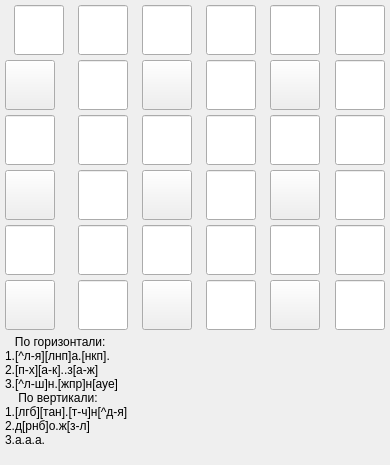
    <widget class="QWidget" name="level_1">
     <property name="sizePolicy">
      <sizepolicy hsizetype="Fixed" vsizetype="Fixed">
       <horstretch>0</horstretch>
       <verstretch>0</verstretch>
      </sizepolicy>
     </property>
     <attribute name="title">
      <string>1</string>
     </attribute>
     <layout class="QGridLayout" name="gridLayout">
      <property name="leftMargin">
       <number>5</number>
      </property>
      <property name="topMargin">
       <number>5</number>
      </property>
      <property name="rightMargin">
       <number>5</number>
      </property>
      <property name="bottomMargin">
       <number>5</number>
      </property>
      <property name="spacing">
       <number>5</number>
      </property>
      <item row="1" column="5">
       <widget class="QLineEdit" name="lineEdit_12_1">
        <property name="minimumSize">
         <size>
          <width>50</width>
          <height>50</height>
         </size>
        </property>
        <property name="maximumSize">
         <size>
          <width>50</width>
          <height>50</height>
         </size>
        </property>
        <property name="font">
         <font>
          <family>Arial Narrow</family>
          <pointsize>30</pointsize>
          <weight>75</weight>
          <bold>true</bold>
         </font>
        </property>
        <property name="layoutDirection">
         <enum>Qt::LeftToRight</enum>
        </property>
        <property name="text">
         <string/>
        </property>
        <property name="maxLength">
         <number>1</number>
        </property>
        <property name="alignment">
         <set>Qt::AlignCenter</set>
        </property>
       </widget>
      </item>
      <item row="2" column="0">
       <widget class="QLineEdit" name="lineEdit_13_1">
        <property name="minimumSize">
         <size>
          <width>50</width>
          <height>50</height>
         </size>
        </property>
        <property name="maximumSize">
         <size>
          <width>50</width>
          <height>50</height>
         </size>
        </property>
        <property name="font">
         <font>
          <family>Arial Narrow</family>
          <pointsize>30</pointsize>
          <weight>75</weight>
          <bold>true</bold>
         </font>
        </property>
        <property name="layoutDirection">
         <enum>Qt::LeftToRight</enum>
        </property>
        <property name="text">
         <string/>
        </property>
        <property name="maxLength">
         <number>1</number>
        </property>
        <property name="alignment">
         <set>Qt::AlignCenter</set>
        </property>
       </widget>
      </item>
      <item row="2" column="4">
       <widget class="QLineEdit" name="lineEdit_17_1">
        <property name="minimumSize">
         <size>
          <width>50</width>
          <height>50</height>
         </size>
        </property>
        <property name="maximumSize">
         <size>
          <width>50</width>
          <height>50</height>
         </size>
        </property>
        <property name="font">
         <font>
          <family>Arial Narrow</family>
          <pointsize>30</pointsize>
          <weight>75</weight>
          <bold>true</bold>
         </font>
        </property>
        <property name="layoutDirection">
         <enum>Qt::LeftToRight</enum>
        </property>
        <property name="text">
         <string/>
        </property>
        <property name="maxLength">
         <number>1</number>
        </property>
        <property name="alignment">
         <set>Qt::AlignCenter</set>
        </property>
       </widget>
      </item>
      <item row="0" column="4">
       <widget class="QLineEdit" name="lineEdit_5_1">
        <property name="minimumSize">
         <size>
          <width>50</width>
          <height>50</height>
         </size>
        </property>
        <property name="maximumSize">
         <size>
          <width>50</width>
          <height>50</height>
         </size>
        </property>
        <property name="font">
         <font>
          <family>Arial Narrow</family>
          <pointsize>30</pointsize>
          <weight>75</weight>
          <bold>true</bold>
         </font>
        </property>
        <property name="layoutDirection">
         <enum>Qt::LeftToRight</enum>
        </property>
        <property name="text">
         <string/>
        </property>
        <property name="maxLength">
         <number>1</number>
        </property>
        <property name="alignment">
         <set>Qt::AlignCenter</set>
        </property>
       </widget>
      </item>
      <item row="1" column="0">
       <widget class="QPushButton" name="pushButton_7_1">
        <property name="minimumSize">
         <size>
          <width>50</width>
          <height>50</height>
         </size>
        </property>
        <property name="maximumSize">
         <size>
          <width>50</width>
          <height>50</height>
         </size>
        </property>
        <property name="styleSheet">
         <string notr="true"/>
        </property>
        <property name="text">
         <string/>
        </property>
       </widget>
      </item>
      <item row="0" column="2">
       <widget class="QLineEdit" name="lineEdit_3_1">
        <property name="minimumSize">
         <size>
          <width>50</width>
          <height>50</height>
         </size>
        </property>
        <property name="maximumSize">
         <size>
          <width>50</width>
          <height>50</height>
         </size>
        </property>
        <property name="font">
         <font>
          <family>Arial Narrow</family>
          <pointsize>30</pointsize>
          <weight>75</weight>
          <bold>true</bold>
         </font>
        </property>
        <property name="layoutDirection">
         <enum>Qt::LeftToRight</enum>
        </property>
        <property name="text">
         <string/>
        </property>
        <property name="maxLength">
         <number>1</number>
        </property>
        <property name="alignment">
         <set>Qt::AlignCenter</set>
        </property>
       </widget>
      </item>
      <item row="1" column="2">
       <widget class="QPushButton" name="pushButton_9_1">
        <property name="minimumSize">
         <size>
          <width>50</width>
          <height>50</height>
         </size>
        </property>
        <property name="maximumSize">
         <size>
          <width>50</width>
          <height>50</height>
         </size>
        </property>
        <property name="text">
         <string/>
        </property>
       </widget>
      </item>
      <item row="5" column="1">
       <widget class="QLineEdit" name="lineEdit_32_1">
        <property name="minimumSize">
         <size>
          <width>50</width>
          <height>50</height>
         </size>
        </property>
        <property name="maximumSize">
         <size>
          <width>50</width>
          <height>50</height>
         </size>
        </property>
        <property name="font">
         <font>
          <family>Arial Narrow</family>
          <pointsize>30</pointsize>
          <weight>75</weight>
          <bold>true</bold>
         </font>
        </property>
        <property name="layoutDirection">
         <enum>Qt::LeftToRight</enum>
        </property>
        <property name="text">
         <string/>
        </property>
        <property name="maxLength">
         <number>1</number>
        </property>
        <property name="alignment">
         <set>Qt::AlignCenter</set>
        </property>
       </widget>
      </item>
      <item row="4" column="5">
       <widget class="QLineEdit" name="lineEdit_30_1">
        <property name="minimumSize">
         <size>
          <width>50</width>
          <height>50</height>
         </size>
        </property>
        <property name="maximumSize">
         <size>
          <width>50</width>
          <height>50</height>
         </size>
        </property>
        <property name="font">
         <font>
          <family>Arial Narrow</family>
          <pointsize>30</pointsize>
          <weight>75</weight>
          <bold>true</bold>
         </font>
        </property>
        <property name="layoutDirection">
         <enum>Qt::LeftToRight</enum>
        </property>
        <property name="text">
         <string/>
        </property>
        <property name="maxLength">
         <number>1</number>
        </property>
        <property name="alignment">
         <set>Qt::AlignCenter</set>
        </property>
       </widget>
      </item>
      <item row="2" column="5">
       <widget class="QLineEdit" name="lineEdit_18_1">
        <property name="minimumSize">
         <size>
          <width>50</width>
          <height>50</height>
         </size>
        </property>
        <property name="maximumSize">
         <size>
          <width>50</width>
          <height>50</height>
         </size>
        </property>
        <property name="font">
         <font>
          <family>Arial Narrow</family>
          <pointsize>30</pointsize>
          <weight>75</weight>
          <bold>true</bold>
         </font>
        </property>
        <property name="layoutDirection">
         <enum>Qt::LeftToRight</enum>
        </property>
        <property name="text">
         <string/>
        </property>
        <property name="maxLength">
         <number>1</number>
        </property>
        <property name="alignment">
         <set>Qt::AlignCenter</set>
        </property>
       </widget>
      </item>
      <item row="1" column="3">
       <widget class="QLineEdit" name="lineEdit_10_1">
        <property name="minimumSize">
         <size>
          <width>50</width>
          <height>50</height>
         </size>
        </property>
        <property name="maximumSize">
         <size>
          <width>50</width>
          <height>50</height>
         </size>
        </property>
        <property name="font">
         <font>
          <family>Arial Narrow</family>
          <pointsize>30</pointsize>
          <weight>75</weight>
          <bold>true</bold>
         </font>
        </property>
        <property name="layoutDirection">
         <enum>Qt::LeftToRight</enum>
        </property>
        <property name="text">
         <string/>
        </property>
        <property name="maxLength">
         <number>1</number>
        </property>
        <property name="alignment">
         <set>Qt::AlignCenter</set>
        </property>
       </widget>
      </item>
      <item row="3" column="0">
       <widget class="QPushButton" name="pushButton_19_1">
        <property name="minimumSize">
         <size>
          <width>50</width>
          <height>50</height>
         </size>
        </property>
        <property name="maximumSize">
         <size>
          <width>50</width>
          <height>50</height>
         </size>
        </property>
        <property name="text">
         <string/>
        </property>
       </widget>
      </item>
      <item row="3" column="1">
       <widget class="QLineEdit" name="lineEdit_20_1">
        <property name="minimumSize">
         <size>
          <width>50</width>
          <height>50</height>
         </size>
        </property>
        <property name="maximumSize">
         <size>
          <width>50</width>
          <height>50</height>
         </size>
        </property>
        <property name="font">
         <font>
          <family>Arial Narrow</family>
          <pointsize>30</pointsize>
          <weight>75</weight>
          <bold>true</bold>
         </font>
        </property>
        <property name="layoutDirection">
         <enum>Qt::LeftToRight</enum>
        </property>
        <property name="text">
         <string/>
        </property>
        <property name="maxLength">
         <number>1</number>
        </property>
        <property name="alignment">
         <set>Qt::AlignCenter</set>
        </property>
       </widget>
      </item>
      <item row="4" column="3">
       <widget class="QLineEdit" name="lineEdit_28_1">
        <property name="minimumSize">
         <size>
          <width>50</width>
          <height>50</height>
         </size>
        </property>
        <property name="maximumSize">
         <size>
          <width>50</width>
          <height>50</height>
         </size>
        </property>
        <property name="font">
         <font>
          <family>Arial Narrow</family>
          <pointsize>30</pointsize>
          <weight>75</weight>
          <bold>true</bold>
         </font>
        </property>
        <property name="layoutDirection">
         <enum>Qt::LeftToRight</enum>
        </property>
        <property name="text">
         <string/>
        </property>
        <property name="maxLength">
         <number>1</number>
        </property>
        <property name="alignment">
         <set>Qt::AlignCenter</set>
        </property>
       </widget>
      </item>
      <item row="2" column="2">
       <widget class="QLineEdit" name="lineEdit_15_1">
        <property name="minimumSize">
         <size>
          <width>50</width>
          <height>50</height>
         </size>
        </property>
        <property name="maximumSize">
         <size>
          <width>50</width>
          <height>50</height>
         </size>
        </property>
        <property name="font">
         <font>
          <family>Arial Narrow</family>
          <pointsize>30</pointsize>
          <weight>75</weight>
          <bold>true</bold>
         </font>
        </property>
        <property name="layoutDirection">
         <enum>Qt::LeftToRight</enum>
        </property>
        <property name="text">
         <string/>
        </property>
        <property name="maxLength">
         <number>1</number>
        </property>
        <property name="alignment">
         <set>Qt::AlignCenter</set>
        </property>
       </widget>
      </item>
      <item row="3" column="5">
       <widget class="QLineEdit" name="lineEdit_24_1">
        <property name="minimumSize">
         <size>
          <width>50</width>
          <height>50</height>
         </size>
        </property>
        <property name="maximumSize">
         <size>
          <width>50</width>
          <height>50</height>
         </size>
        </property>
        <property name="font">
         <font>
          <family>Arial Narrow</family>
          <pointsize>30</pointsize>
          <weight>75</weight>
          <bold>true</bold>
         </font>
        </property>
        <property name="layoutDirection">
         <enum>Qt::LeftToRight</enum>
        </property>
        <property name="text">
         <string/>
        </property>
        <property name="maxLength">
         <number>1</number>
        </property>
        <property name="alignment">
         <set>Qt::AlignCenter</set>
        </property>
       </widget>
      </item>
      <item row="5" column="3">
       <widget class="QLineEdit" name="lineEdit_34_1">
        <property name="minimumSize">
         <size>
          <width>50</width>
          <height>50</height>
         </size>
        </property>
        <property name="maximumSize">
         <size>
          <width>50</width>
          <height>50</height>
         </size>
        </property>
        <property name="font">
         <font>
          <family>Arial Narrow</family>
          <pointsize>30</pointsize>
          <weight>75</weight>
          <bold>true</bold>
         </font>
        </property>
        <property name="layoutDirection">
         <enum>Qt::LeftToRight</enum>
        </property>
        <property name="text">
         <string/>
        </property>
        <property name="maxLength">
         <number>1</number>
        </property>
        <property name="alignment">
         <set>Qt::AlignCenter</set>
        </property>
       </widget>
      </item>
      <item row="3" column="4">
       <widget class="QPushButton" name="pushButton_23_1">
        <property name="minimumSize">
         <size>
          <width>50</width>
          <height>50</height>
         </size>
        </property>
        <property name="maximumSize">
         <size>
          <width>50</width>
          <height>50</height>
         </size>
        </property>
        <property name="text">
         <string/>
        </property>
       </widget>
      </item>
      <item row="6" column="0" colspan="5">
       <widget class="QLabel" name="textLabel_1_1">
        <property name="minimumSize">
         <size>
          <width>325</width>
          <height>125</height>
         </size>
        </property>
        <property name="maximumSize">
         <size>
          <width>325</width>
          <height>125</height>
         </size>
        </property>
        <property name="text">
         <string>   По горизонтали: 
1.[^л-я][лнп]а.[нкп]. 
2.[п-х][а-к]..з[а-ж]
3.[^л-ш]н.[жпр]н[ауе] 
    По вертикали:
1.[лгб][тан].[т-ч]н[^д-я] 
2.д[рнб]о.ж[з-л] 
3.а.а.а. 
</string>
        </property>
       </widget>
      </item>
      <item row="1" column="4">
       <widget class="QPushButton" name="pushButton_11_1">
        <property name="minimumSize">
         <size>
          <width>50</width>
          <height>50</height>
         </size>
        </property>
        <property name="maximumSize">
         <size>
          <width>50</width>
          <height>50</height>
         </size>
        </property>
        <property name="text">
         <string/>
        </property>
       </widget>
      </item>
      <item row="3" column="3">
       <widget class="QLineEdit" name="lineEdit_22_1">
        <property name="minimumSize">
         <size>
          <width>50</width>
          <height>50</height>
         </size>
        </property>
        <property name="maximumSize">
         <size>
          <width>50</width>
          <height>50</height>
         </size>
        </property>
        <property name="font">
         <font>
          <family>Arial Narrow</family>
          <pointsize>30</pointsize>
          <weight>75</weight>
          <bold>true</bold>
         </font>
        </property>
        <property name="layoutDirection">
         <enum>Qt::LeftToRight</enum>
        </property>
        <property name="text">
         <string/>
        </property>
        <property name="maxLength">
         <number>1</number>
        </property>
        <property name="alignment">
         <set>Qt::AlignCenter</set>
        </property>
       </widget>
      </item>
      <item row="4" column="4">
       <widget class="QLineEdit" name="lineEdit_29_1">
        <property name="minimumSize">
         <size>
          <width>50</width>
          <height>50</height>
         </size>
        </property>
        <property name="maximumSize">
         <size>
          <width>50</width>
          <height>50</height>
         </size>
        </property>
        <property name="font">
         <font>
          <family>Arial Narrow</family>
          <pointsize>30</pointsize>
          <weight>75</weight>
          <bold>true</bold>
         </font>
        </property>
        <property name="layoutDirection">
         <enum>Qt::LeftToRight</enum>
        </property>
        <property name="text">
         <string/>
        </property>
        <property name="maxLength">
         <number>1</number>
        </property>
        <property name="alignment">
         <set>Qt::AlignCenter</set>
        </property>
       </widget>
      </item>
      <item row="5" column="5">
       <widget class="QLineEdit" name="lineEdit_36_1">
        <property name="minimumSize">
         <size>
          <width>50</width>
          <height>50</height>
         </size>
        </property>
        <property name="maximumSize">
         <size>
          <width>50</width>
          <height>50</height>
         </size>
        </property>
        <property name="font">
         <font>
          <family>Arial Narrow</family>
          <pointsize>30</pointsize>
          <weight>75</weight>
          <bold>true</bold>
         </font>
        </property>
        <property name="layoutDirection">
         <enum>Qt::LeftToRight</enum>
        </property>
        <property name="text">
         <string/>
        </property>
        <property name="maxLength">
         <number>1</number>
        </property>
        <property name="alignment">
         <set>Qt::AlignCenter</set>
        </property>
       </widget>
      </item>
      <item row="2" column="1">
       <widget class="QLineEdit" name="lineEdit_14_1">
        <property name="minimumSize">
         <size>
          <width>50</width>
          <height>50</height>
         </size>
        </property>
        <property name="maximumSize">
         <size>
          <width>50</width>
          <height>50</height>
         </size>
        </property>
        <property name="font">
         <font>
          <family>Arial Narrow</family>
          <pointsize>30</pointsize>
          <weight>75</weight>
          <bold>true</bold>
         </font>
        </property>
        <property name="layoutDirection">
         <enum>Qt::LeftToRight</enum>
        </property>
        <property name="text">
         <string/>
        </property>
        <property name="maxLength">
         <number>1</number>
        </property>
        <property name="alignment">
         <set>Qt::AlignCenter</set>
        </property>
       </widget>
      </item>
      <item row="0" column="0" alignment="Qt::AlignHCenter">
       <widget class="QLineEdit" name="lineEdit_1_1">
        <property name="sizePolicy">
         <sizepolicy hsizetype="Fixed" vsizetype="Fixed">
          <horstretch>0</horstretch>
          <verstretch>0</verstretch>
         </sizepolicy>
        </property>
        <property name="minimumSize">
         <size>
          <width>50</width>
          <height>50</height>
         </size>
        </property>
        <property name="maximumSize">
         <size>
          <width>50</width>
          <height>50</height>
         </size>
        </property>
        <property name="font">
         <font>
          <family>Arial Narrow</family>
          <pointsize>30</pointsize>
          <weight>75</weight>
          <bold>true</bold>
         </font>
        </property>
        <property name="cursor">
         <cursorShape>IBeamCursor</cursorShape>
        </property>
        <property name="tabletTracking">
         <bool>false</bool>
        </property>
        <property name="contextMenuPolicy">
         <enum>Qt::PreventContextMenu</enum>
        </property>
        <property name="toolTip">
         <string notr="true">&lt;html&gt;&lt;head/&gt;&lt;body&gt;&lt;p align=&quot;center&quot;&gt;a&lt;/p&gt;&lt;/body&gt;&lt;/html&gt;</string>
        </property>
        <property name="toolTipDuration">
         <number>-1</number>
        </property>
        <property name="whatsThis">
         <string>&lt;html&gt;&lt;head/&gt;&lt;body&gt;&lt;p align=&quot;center&quot;&gt;&lt;br/&gt;&lt;/p&gt;&lt;/body&gt;&lt;/html&gt;</string>
        </property>
        <property name="layoutDirection">
         <enum>Qt::LeftToRight</enum>
        </property>
        <property name="text">
         <string/>
        </property>
        <property name="maxLength">
         <number>1</number>
        </property>
        <property name="echoMode">
         <enum>QLineEdit::Normal</enum>
        </property>
        <property name="cursorPosition">
         <number>0</number>
        </property>
        <property name="alignment">
         <set>Qt::AlignCenter</set>
        </property>
        <property name="dragEnabled">
         <bool>false</bool>
        </property>
        <property name="readOnly">
         <bool>false</bool>
        </property>
       </widget>
      </item>
      <item row="4" column="0">
       <widget class="QLineEdit" name="lineEdit_25_1">
        <property name="minimumSize">
         <size>
          <width>50</width>
          <height>50</height>
         </size>
        </property>
        <property name="maximumSize">
         <size>
          <width>50</width>
          <height>50</height>
         </size>
        </property>
        <property name="font">
         <font>
          <family>Arial Narrow</family>
          <pointsize>30</pointsize>
          <weight>75</weight>
          <bold>true</bold>
         </font>
        </property>
        <property name="layoutDirection">
         <enum>Qt::LeftToRight</enum>
        </property>
        <property name="text">
         <string/>
        </property>
        <property name="maxLength">
         <number>1</number>
        </property>
        <property name="alignment">
         <set>Qt::AlignCenter</set>
        </property>
       </widget>
      </item>
      <item row="4" column="1">
       <widget class="QLineEdit" name="lineEdit_26_1">
        <property name="minimumSize">
         <size>
          <width>50</width>
          <height>50</height>
         </size>
        </property>
        <property name="maximumSize">
         <size>
          <width>50</width>
          <height>50</height>
         </size>
        </property>
        <property name="font">
         <font>
          <family>Arial Narrow</family>
          <pointsize>30</pointsize>
          <weight>75</weight>
          <bold>true</bold>
         </font>
        </property>
        <property name="layoutDirection">
         <enum>Qt::LeftToRight</enum>
        </property>
        <property name="text">
         <string/>
        </property>
        <property name="maxLength">
         <number>1</number>
        </property>
        <property name="alignment">
         <set>Qt::AlignCenter</set>
        </property>
       </widget>
      </item>
      <item row="5" column="2">
       <widget class="QPushButton" name="pushButton_33_1">
        <property name="minimumSize">
         <size>
          <width>50</width>
          <height>50</height>
         </size>
        </property>
        <property name="maximumSize">
         <size>
          <width>50</width>
          <height>50</height>
         </size>
        </property>
        <property name="text">
         <string/>
        </property>
       </widget>
      </item>
      <item row="5" column="4">
       <widget class="QPushButton" name="pushButton_35_1">
        <property name="minimumSize">
         <size>
          <width>50</width>
          <height>50</height>
         </size>
        </property>
        <property name="maximumSize">
         <size>
          <width>50</width>
          <height>50</height>
         </size>
        </property>
        <property name="text">
         <string/>
        </property>
       </widget>
      </item>
      <item row="1" column="1">
       <widget class="QLineEdit" name="lineEdit_8_1">
        <property name="minimumSize">
         <size>
          <width>50</width>
          <height>50</height>
         </size>
        </property>
        <property name="maximumSize">
         <size>
          <width>50</width>
          <height>50</height>
         </size>
        </property>
        <property name="font">
         <font>
          <family>Arial Narrow</family>
          <pointsize>30</pointsize>
          <weight>75</weight>
          <bold>true</bold>
         </font>
        </property>
        <property name="layoutDirection">
         <enum>Qt::LeftToRight</enum>
        </property>
        <property name="text">
         <string/>
        </property>
        <property name="maxLength">
         <number>1</number>
        </property>
        <property name="alignment">
         <set>Qt::AlignCenter</set>
        </property>
       </widget>
      </item>
      <item row="0" column="1">
       <widget class="QLineEdit" name="lineEdit_2_1">
        <property name="minimumSize">
         <size>
          <width>50</width>
          <height>50</height>
         </size>
        </property>
        <property name="maximumSize">
         <size>
          <width>50</width>
          <height>50</height>
         </size>
        </property>
        <property name="layoutDirection">
         <enum>Qt::LeftToRight</enum>
        </property>
        <property name="styleSheet">
         <string notr="true"/>
        </property>
        <property name="text">
         <string/>
        </property>
        <property name="maxLength">
         <number>1</number>
        </property>
        <property name="alignment">
         <set>Qt::AlignCenter</set>
        </property>
       </widget>
      </item>
      <item row="0" column="3">
       <widget class="QLineEdit" name="lineEdit_4_1">
        <property name="minimumSize">
         <size>
          <width>50</width>
          <height>50</height>
         </size>
        </property>
        <property name="maximumSize">
         <size>
          <width>50</width>
          <height>50</height>
         </size>
        </property>
        <property name="font">
         <font>
          <family>Arial Narrow</family>
          <pointsize>30</pointsize>
          <weight>75</weight>
          <bold>true</bold>
         </font>
        </property>
        <property name="layoutDirection">
         <enum>Qt::LeftToRight</enum>
        </property>
        <property name="text">
         <string/>
        </property>
        <property name="maxLength">
         <number>1</number>
        </property>
        <property name="alignment">
         <set>Qt::AlignCenter</set>
        </property>
       </widget>
      </item>
      <item row="5" column="0">
       <widget class="QPushButton" name="pushButton_31_1">
        <property name="minimumSize">
         <size>
          <width>50</width>
          <height>50</height>
         </size>
        </property>
        <property name="maximumSize">
         <size>
          <width>50</width>
          <height>50</height>
         </size>
        </property>
        <property name="text">
         <string/>
        </property>
       </widget>
      </item>
      <item row="4" column="2">
       <widget class="QLineEdit" name="lineEdit_27_1">
        <property name="minimumSize">
         <size>
          <width>50</width>
          <height>50</height>
         </size>
        </property>
        <property name="maximumSize">
         <size>
          <width>50</width>
          <height>50</height>
         </size>
        </property>
        <property name="font">
         <font>
          <family>Arial Narrow</family>
          <pointsize>30</pointsize>
          <weight>75</weight>
          <bold>true</bold>
         </font>
        </property>
        <property name="layoutDirection">
         <enum>Qt::LeftToRight</enum>
        </property>
        <property name="text">
         <string/>
        </property>
        <property name="maxLength">
         <number>1</number>
        </property>
        <property name="alignment">
         <set>Qt::AlignCenter</set>
        </property>
       </widget>
      </item>
      <item row="0" column="5">
       <widget class="QLineEdit" name="lineEdit_6_1">
        <property name="minimumSize">
         <size>
          <width>50</width>
          <height>50</height>
         </size>
        </property>
        <property name="maximumSize">
         <size>
          <width>50</width>
          <height>50</height>
         </size>
        </property>
        <property name="font">
         <font>
          <family>Arial Narrow</family>
          <pointsize>30</pointsize>
          <weight>75</weight>
          <bold>true</bold>
         </font>
        </property>
        <property name="layoutDirection">
         <enum>Qt::LeftToRight</enum>
        </property>
        <property name="text">
         <string/>
        </property>
        <property name="maxLength">
         <number>1</number>
        </property>
        <property name="alignment">
         <set>Qt::AlignCenter</set>
        </property>
       </widget>
      </item>
      <item row="3" column="2">
       <widget class="QPushButton" name="pushButton_21_1">
        <property name="minimumSize">
         <size>
          <width>50</width>
          <height>50</height>
         </size>
        </property>
        <property name="maximumSize">
         <size>
          <width>50</width>
          <height>50</height>
         </size>
        </property>
        <property name="text">
         <string/>
        </property>
       </widget>
      </item>
      <item row="2" column="3">
       <widget class="QLineEdit" name="lineEdit_16_1">
        <property name="minimumSize">
         <size>
          <width>50</width>
          <height>50</height>
         </size>
        </property>
        <property name="maximumSize">
         <size>
          <width>50</width>
          <height>50</height>
         </size>
        </property>
        <property name="font">
         <font>
          <family>Arial Narrow</family>
          <pointsize>30</pointsize>
          <weight>75</weight>
          <bold>true</bold>
         </font>
        </property>
        <property name="layoutDirection">
         <enum>Qt::LeftToRight</enum>
        </property>
        <property name="text">
         <string/>
        </property>
        <property name="maxLength">
         <number>1</number>
        </property>
        <property name="alignment">
         <set>Qt::AlignCenter</set>
        </property>
       </widget>
      </item>
     </layout>
    </widget>
